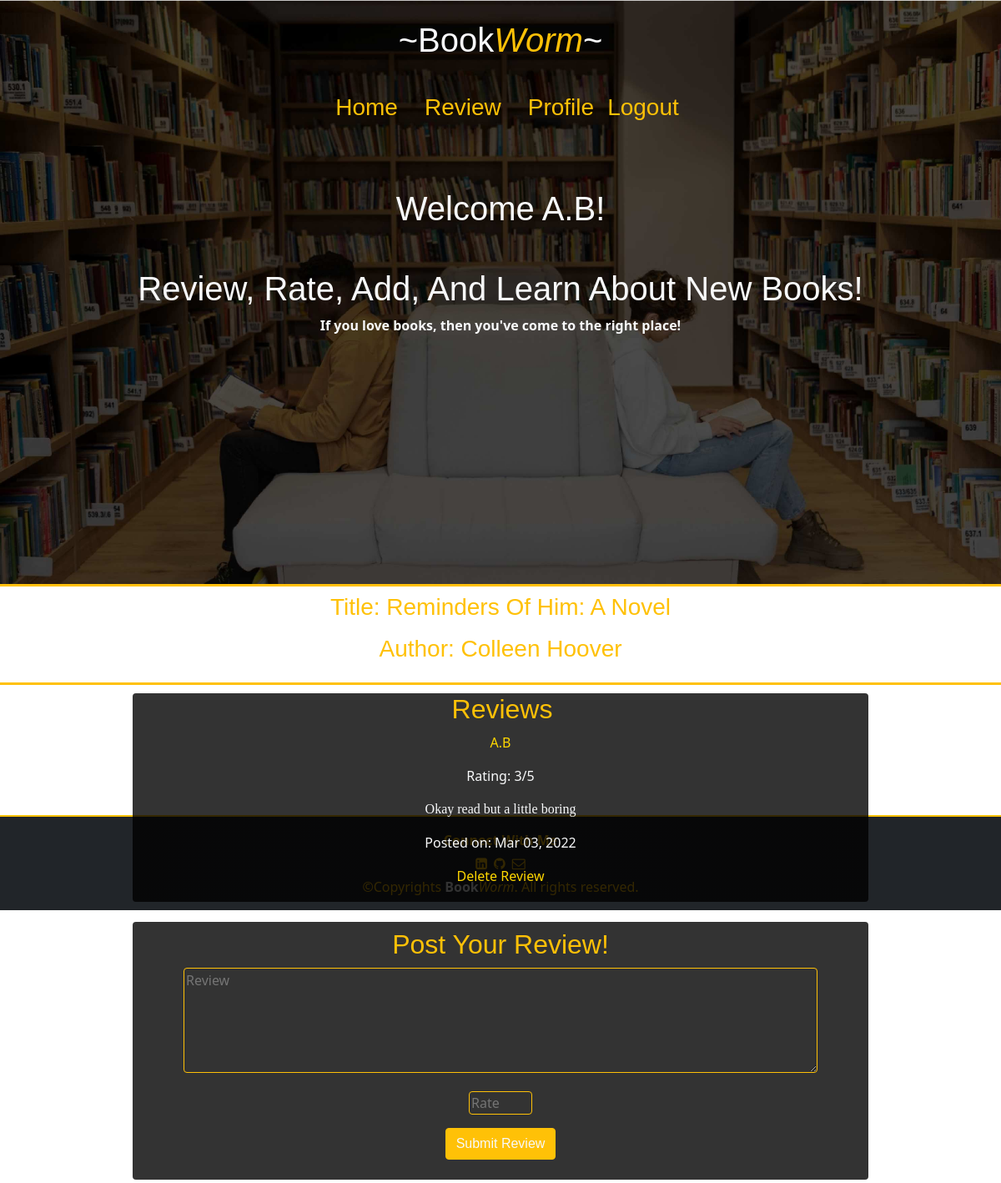
The app's page /books/7 (signed in) with its own data.
### apps/users/models.py (models this page shows)
class User(models.Model):
    name = models.CharField(max_length=255)
    alias = models.CharField(max_length=255)
    email = models.CharField(max_length=255)
    password = models.CharField(max_length=255)
    created_at = models.DateTimeField(auto_now_add=True)
    updated_at = models.DateTimeField(auto_now=True)
    objects = UserManager()

### apps/books/models.py (models this page shows)
class Book(models.Model):
    title = models.CharField(max_length=255)
    author = models.TextField()
    uploaded_by = models.ForeignKey(User, related_name='uploaded_books', on_delete=models.CASCADE)
    created_at = models.DateTimeField(auto_now_add=True)
    updated_at = models.DateTimeField(auto_now=True)
    objects = BookManager()

class Review(models.Model):
    review = models.TextField()
    rating = models.IntegerField()
    user = models.ForeignKey(User, related_name='book_reviews', on_delete= CASCADE)
    book = models.ForeignKey(Book, related_name='reviews', on_delete=models.CASCADE)
    created_at = models.DateTimeField(auto_now_add=True)
    updated_at = models.DateTimeField(auto_now=True)
    objects = BookManager()

### apps/books/views.py (the view)
# urls.py: path('<int:book_id>', views.show_book),
def show_book(request, book_id):
    if 'user_id' not in request.session:
        return redirect('/')
    user = User.objects.get(id= request.session['user_id'])
    book_to_get= Book.objects.get(id = book_id)
    context = {
        'reviews': Review.objects.filter(book= book_to_get),
        'book': book_to_get,
        'user' : user
    }
    return render(request, 'show_book.html', context)

### apps/books/templates/show_book.html (shortened to what this page needs)
<!DOCTYPE html>
<html lang="en">
<head>
    <link href="https://cdn.jsdelivr.net/npm/bootstrap@5.1.3/dist/css/bootstrap.min.css" rel="stylesheet">
    <link rel="stylesheet" href="https://cdnjs.cloudflare.com/ajax/libs/font-awesome/4.7.0/css/font-awesome.min.css">
    {% load static %}
    <link rel="stylesheet" href="{% static 'css/show_book.css' %}">
</head>
<body>
    <div class="container-fluid header">
        <h1 class="text-light  text-center py-4 text-decoration-underlin">~Book<i class="text-warning">Worm</i>~</h1>
        <nav class="navbar text-light p-2 mb-5">
            <div class="container-xxl">
                <div class=" d-flex justify-content-between m-auto">
                    <h3><a class="link-warning text-decoration-none mx-3" href="/books">Home</a></h3>
                    <h3><a class="link-warning text-decoration-none mx-3" href="/books/review">Review</a></h3>
                    <h3><a class="link-warning text-decoration-none mx-3" href="/{{user.id}}">Profile</a></h3>
                    <h3><a class="link-warning text-decoration-none" href="/logout">Logout</a></h3>
                </div>
        </nav>
        <div class="container pt-3">
            <h1 class="text-center text-light">Welcome {{user.alias}}!</h1>
            <h1 class="text-center text-light mt-5">Review, Rate, Add, And Learn About New Books! </h1>
            <p class="text-center text-light"><strong> If you love books, then you've come to the right place!</strong> </p>
        </div>
    </div>
    <div class="container-fluid p-0">
        <div class="container-fluid border-bottom border-top border-warning border-3">
            <h3 class="border- m-auto mb-3 text-center pt-2 w-50 text-warning">Title: {{book.title}}</h3>
            <h3 class="text-center text-warning mt-1 mb-4">Author: {{book.author}}</h3>
        </div>
        <div class="position-relative container-fluid p-0 mt-0">
            <video id="video" src="../static/img/pexels-yaroslav-shuraev-6279819.mp4" autoplay muted loop ></video>
            <div class="container-fluid content">
                <div class="d-flex flex-column align-items-center">
                    <div class="scroll_bar overflow-auto reviews w-75 p-0 mb-4 rounded" style="height: 250px;">
                        <h2 class="text-center ms-1 text-warning">Reviews</h2>
                        {% for review in reviews %}
                        <div class="container pb-4 text-light">
                            <p class="text-center"><a class="link text-decoration-none link-warning" href="/{{review.user.id}}">{{review.user.alias}}</a></p>
                            <p class="text-center">Rating: {{review.rating}}/5</p>
                            <p class="text-center review">{{review.review}}</p>
                            <p class="text-center">Posted on: {{review.created_at|date:'M d, Y'}}</p>
                            {% if review.user.id == request.session.user_id %}
                                <p class="text-center"><a class="text-center link link-warning text-decoration-none" href="/books/delete_review/{{review.id}}">Delete Review</a></p>
                            {% endif %}
                        </div>
                        {% endfor %}
                    </div>
                    <div class="add_review rounded mb-1 p-2 w-75">
                        <h2 class="text-warning text-center">Post Your Review!</h2>
                        <div>
                            <form action="add_review/{{book.id}}" method="post">
                                <p class="text-center"><textarea class="text-warning rounded bg-transparent border border-warning" name="review" id="" cols="80" rows="5" placeholder="Review"></textarea></p>
                                <p class="text-center"><input class=" bg-transparent border rounded border-warning text-warning" type="number" name="rating" min="1" max="5" placeholder="Rate"></p>
                                <p class="text-center"><button class="d-inline btn btn-warning text-light border border-warning">Submit Review</button></p>
                            </form>
                        </div>
                    </div>
                </div>
            </div>
        </div>
    </div>
    <footer class="mt-0 p-3 bg-dark border-top border-warning border-2">
        <p class="text-center text-warning mb-0"><strong>Connect With Me</strong></p>
        <div class="d-flex justify-content-center align-items-center">
            <a class="link-warning p-1" href="#">
                <i class="fa fa-linkedin-square" aria-hidden="true"></i>
            </a>
            <a class="link-warning p-1" href="#">
                <i class="fa fa-github" aria-hidden="true"></i>
            </a>
            <a class="link-warning p-1" href="#">
                <i class="fa fa-envelope-o" aria-hidden="true"></i>
            </a>
        </div>
        <p class="text-center text-warning mb-0">&copy;Copyrights <strong class="text-light">Book</strong><i class="text-warning">Worm</i>. All rights reserved.</p>
    </footer>
</body>
</html>

### apps/books/static/css/show_book.css (style rules this page uses)
.header { background-image: url(../img/wepik-2022229-132042.png); height: 350px; background-repeat: no-repeat; background-size: cover; height: 700px; animation: change 15s infinite ease-in-out; }
video { max-width: 100%; }
.content { position: absolute; top: 10px; }
.reviews { background: linear-gradient(to top, rgba(0,0,0,0.8)50%, rgba(0,0,0,0.8)50%); }
.add_review { background: linear-gradient(to top, rgba(0,0,0,0.8)50%, rgba(0,0,0,0.8)50%); }
h1,h2,h3,h4,h5,button { font-family:Verdana, Geneva, Tahoma, sans-serif }
.review { font-family: 'Gaegu', cursive; font-family: 'Schoolbell', cursive; }
.link { color: gold; }

### records on screen
User: alias "A.B"
Book: title "Reminders Of Him: A Novel", author "Colleen Hoover"
Review: user.alias "A.B", rating "3", review "Okay read but a little boring", created_at "Mar 03, 2022"
